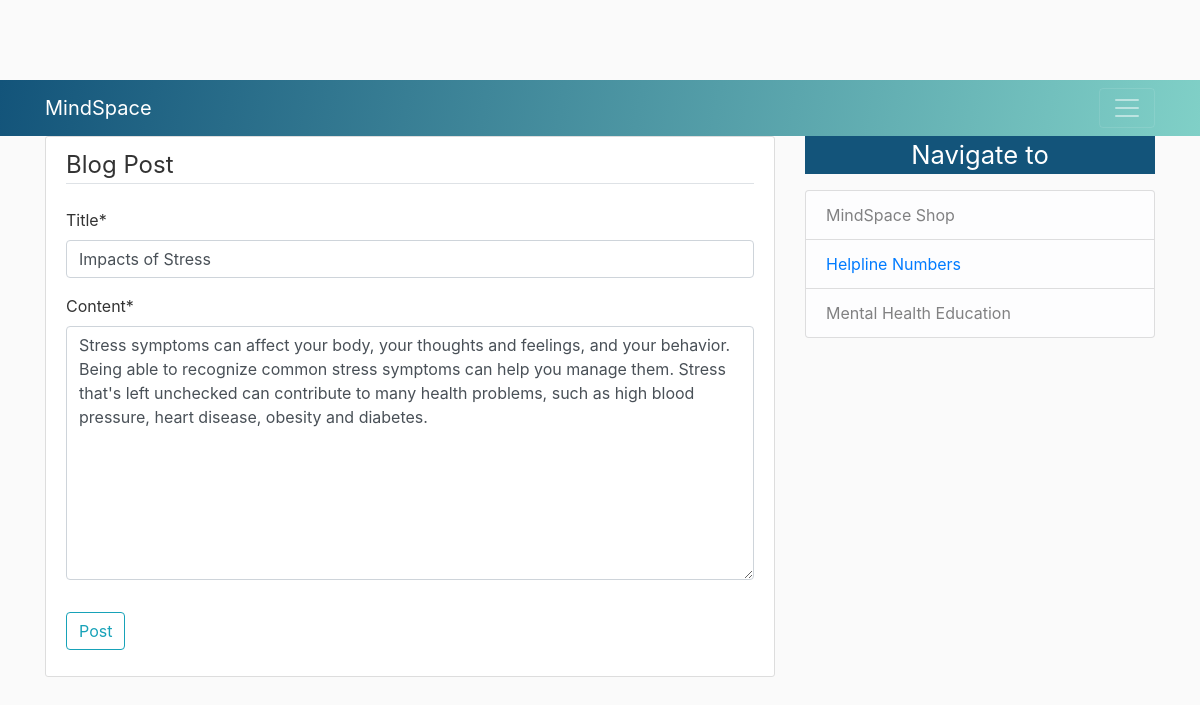
/blog/posts/2/update (signed in), run on the app's committed database.
### Blog/models.py (models this page shows, shortened)
class Posts(models.Model):
	title = models.CharField(max_length=100)
	content = models.TextField()
	date = models.DateTimeField(default=timezone.now)
	author = models.ForeignKey(User,on_delete = models.CASCADE)
	tags = TaggableManager()

### Blog/views.py (the view, shortened to what this page needs)
# urls.py: path('posts/<int:pk>/update', PostUpdateView.as_view(), name='post-update'),
class PostUpdateView(LoginRequiredMixin, UserPassesTestMixin, UpdateView):
	model = Posts
	fields = ['title','content','tags']
	def test_func(self):
		post = self.get_object()
		if self.request.user == post.author:
			return True
		return False

### Blog/templates/Blog/Posts_form.html (shortened to what this page needs)
{% extends "Blog/base.html" %}
{% load crispy_forms_tags %}
{%block content %}
	<div class="content-section">
		<form method="POST">
			<fieldset class="form-group">
				<legend class="border-bottom mb-4">
				Blog Post
				</legend>
				{{form | crispy }}
			</fieldset>
			<div class="form-group">
				<button class="btn btn-outline-info" type="submit">Post</button>
			</div>
		</form>
	</div>
{% endblock content %}

### Blog/static/Blog/main.css (style rules this page uses)
body { background: #fafafa; color: #333333; margin-top: 5rem; }
.content-section { background: #ffffff; padding: 10px 20px; border: 1px solid #dddddd; border-radius: 3px; margin-bottom: 20px; }

### data on the page
Posts: title "Impacts of Stress", content "Stress symptoms can affect your body, your thoughts and feelings, and your behavior. Being able to recognize common stress symptoms can help you manage them. Stress that's left unchecked can contribute to many health problems, such as high blood pressure, heart disease, obesity and diabetes."
